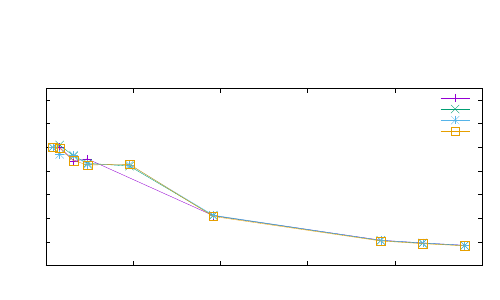

gnuplot code for this plot:
set terminal cairolatex color
set output 'group003-gnuplottex-fig8.tex'
#set key at 15.8,41
set size 1.0,0.75
unset log
unset label
#set xtic auto offset 0,-0.5 font ",10"
#set ytic 25 font ",10"
#Set Info
set xlabel "Number of Threads"
#set xlabel offset 0,-0.5
set ylabel "Scaling Efficiency"
#set ylabel offset -1.25,0
#set xr [0.0:16.0]
set yr [0.0:1.5]
plot "./benchmarking/blocked_phi/strong/p025strong.txt" u 1:(1350.99216/$2/$1*8) t 'p = 0.025' w linespoints, \
"./benchmarking/blocked_phi/strong/p05strong.txt" u 1:(1790.88339304/$2/$1*4) t 'p = 0.050' w lp, \
"./benchmarking/blocked_phi/strong/p10strong.txt" u 1:(1807.047016/$2/$1*4) t 'p = 0.100' w lp, \
"./benchmarking/blocked_phi/strong/p30strong.txt" u 1:(1767.469844/$2/$1*4) t 'p = 0.300' w lp
